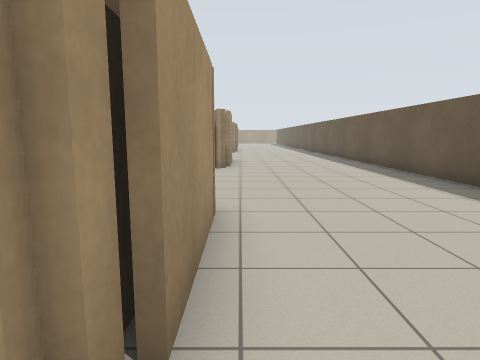
[1] (above)

20 first-person views from a walk through a robot-simulator world made for Stage. The camera is 1.1 m above the floor, tilts 8° down and sees 75° across. The lines on the ground mark 1 m squares. The floor is counted in squares, 1 m on a side. Each view is taken from the middle of a square. On the plan, view 1 faces up. The plan holds only what a view shows up to about 13 squares ahead; the rest is blank. The place goes on beyond the plan. Robots are left out.

[2]
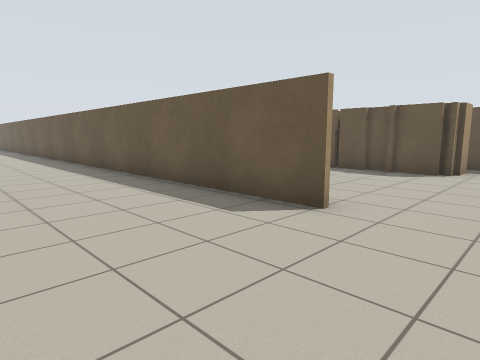

[3]
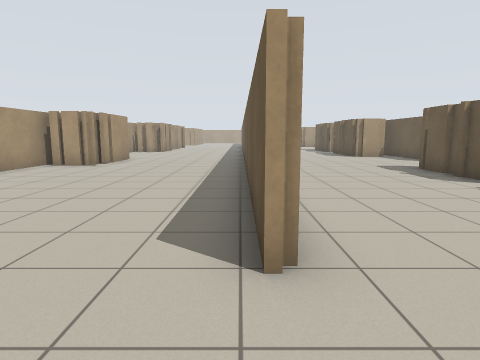

[4]
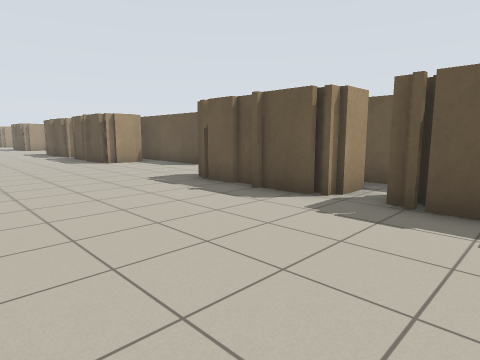

[5]
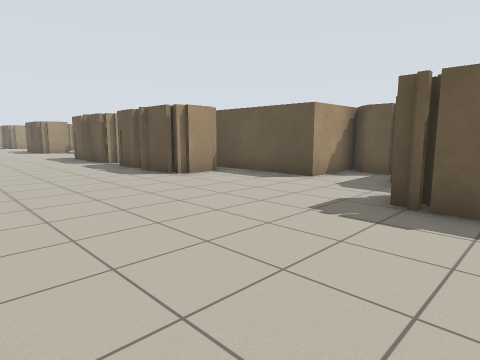

[6]
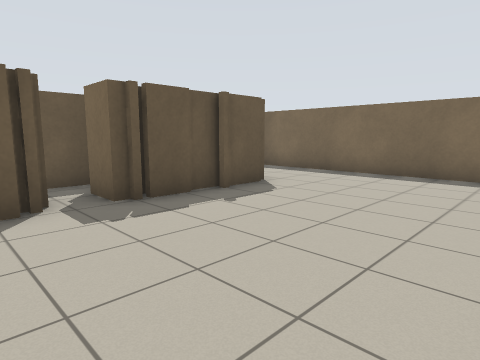

[7]
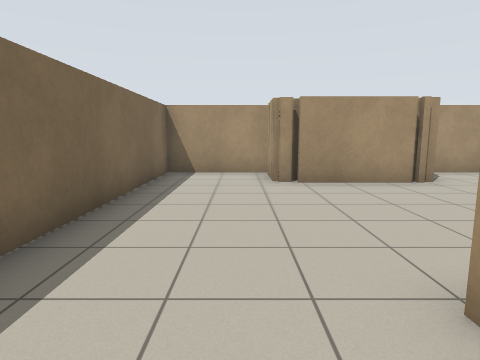

[8]
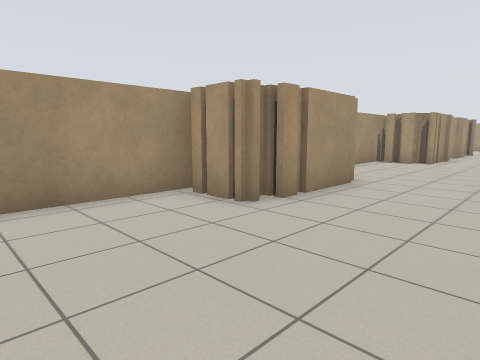

[9]
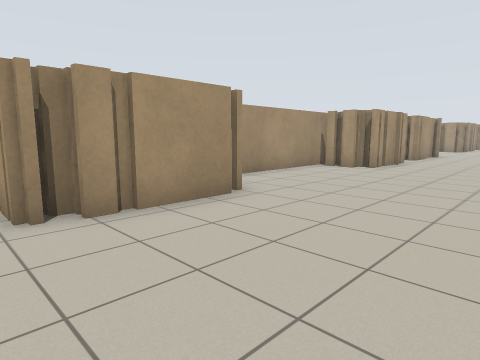

[10]
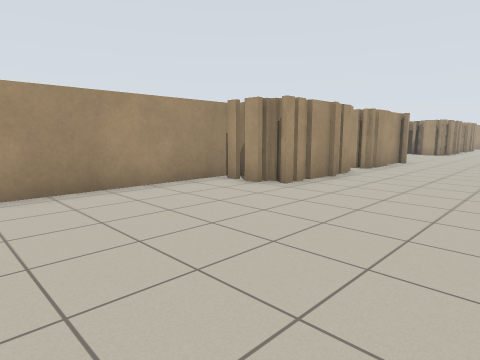

[11]
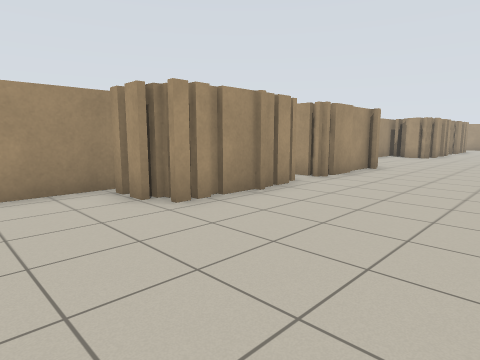

[12]
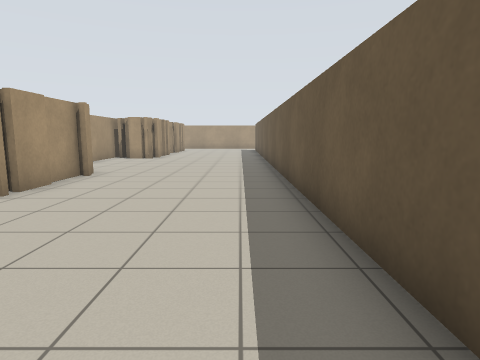

[13]
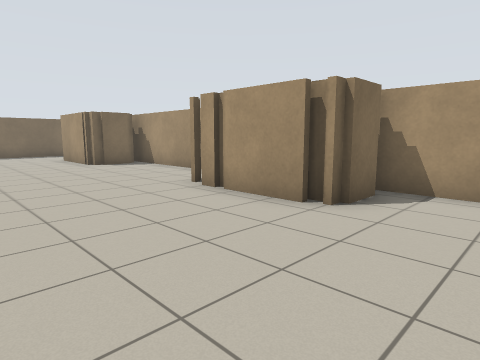

[14]
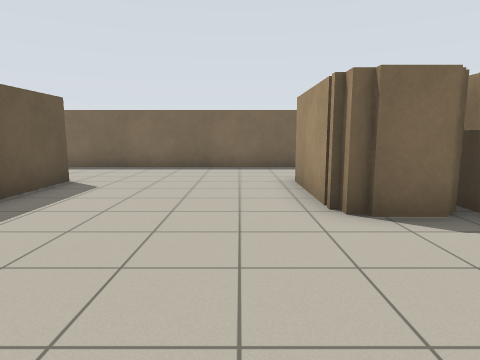

[15]
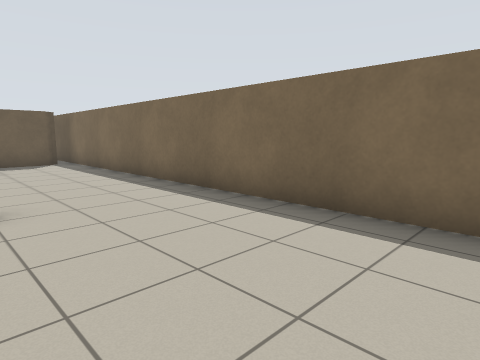

[16]
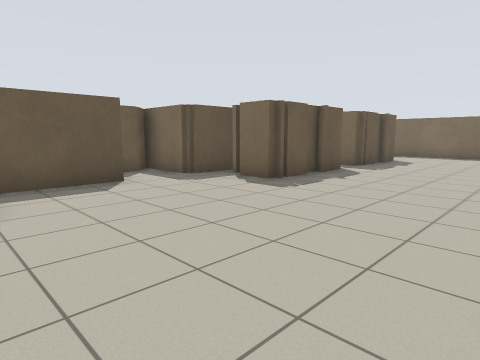

[17]
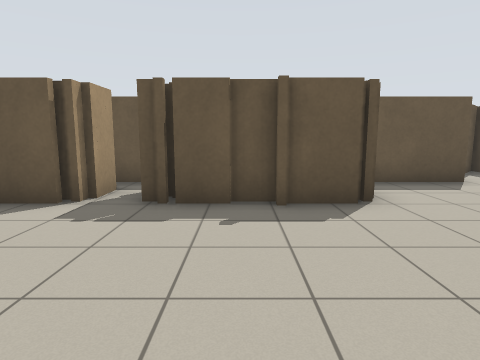

[18]
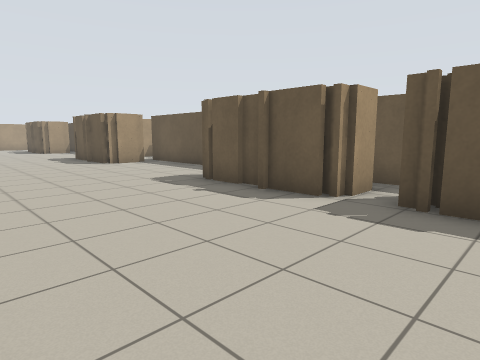

[19]
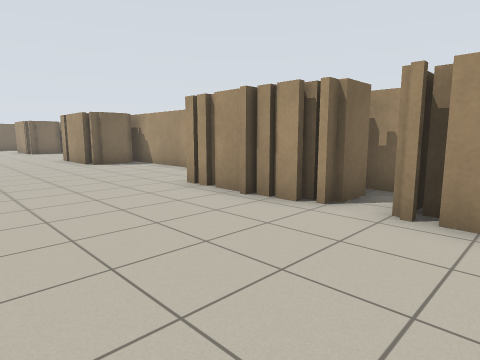

[20]
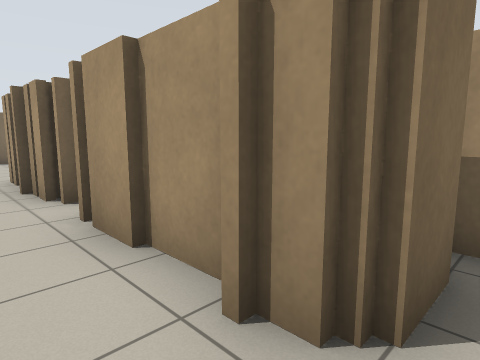

### Floor plan
Points are (right, up) in squares from view 1. A wall is a line through its corners. A room is listed if a view was taken in it or the views show most of it. See-through windows are left out.
Room 1 (views 1, 2, 3, 4, 5, 6, 7, 8, 9, 10, 11, 12, 13, 14, 15, 16, 17, 18, 19, 20)
walls: (11.5, 15.5) (11.5, 16); (5.2, 21.4) (5.2, 30.5); (-0.4, 14.1) (-0.4, 11.4) (-0.9, 11.4) (-0.9, 10.6); (12.8, 15.6) (11, 15.6) (11, 19.8); (-0.7, 11.9) (-0.7, 11.1); (-0.4, 10.7) (-2, 10.7); (11.5, 20.9) (11.5, 21.4); (-2.1, 14.7) (-0.7, 14.7) (-0.7, 13.9); (12.5, 20.6) (11, 20.6) (11, 24.6); (-0.2, 21) (-1.2, 21); (-0.2, 21.3) (-0.9, 21.3) (-0.9, 20.6) (-1.5, 20.6); (13.4, 20.2) (13.4, 21); (-2.4, 11.5) (-2.4, 4); (-1.4, 21) (-1.9, 21); (13.4, 8.9) (13.4, 10.7) (16, 10.7); (15.2, 11) (15.2, 12.2); (16, 12.6) (13.4, 12.6) (13.4, 16.6); (-0.6, 23) (-0.1, 23); (-2.4, 21.4) (-2.4, 14.4); (11.5, 5.6) (11.5, 6.4); (-0.9, 24) (-0.4, 24) (-0.4, 20.8); (12.5, 5.7) (11, 5.7) (11, 9.8) (12.2, 9.8); (-1.8, 24.5) (-0.5, 24.5); (11.5, 4) (11.5, 4.6); (-0.4, 25.9) (-0.4, 25.5) (-1.2, 25.5); (-2.4, 24.9) (-2.4, 24.2); (-2.1, 4.8) (-0.4, 4.8) (-0.4, 0.9) (-1.6, 0.9); (5.2, 1.4) (5.2, 13.5); (13.4, 27.4) (13.4, 29.2); (-0.7, 1.9) (-0.7, 1.2); (11.5, 0.8) (11.5, 1.4); (12.5, 0.9) (11, 0.9) (11, 4.8) (12.2, 4.8); (-2.4, 0.9) (-2.4, -2.2) (14.5, -2.2); (-1.8, 29.5) (-0.4, 29.5) (-0.4, 26.1) (-0.7, 26.1) (-0.7, 25.5); (13.4, -1.5) (13.4, 1)

Where each view was taken, in squares from view 1:
view 1: 0 up, 0 right, facing up
view 2: 1 down, 1 right, facing up-right
view 3: 1 down, 5 right, facing up
view 4: 3 up, 6 right, facing up-right
view 5: 8 up, 6 right, facing up-right
view 6: 7 up, 6 right, facing down-right
view 7: 0 up, 7 right, facing left
view 8: 7 up, 3 right, facing up-left
view 9: 10 up, 4 right, facing up-left
view 10: 15 up, 4 right, facing up-left
view 11: 18 up, 4 right, facing up-left
view 12: 20 up, 4 right, facing up
view 13: 17 up, 4 right, facing down-left
view 14: 9 up, 1 right, facing down
view 15: 2 up, 0 right, facing down-right
view 16: 16 up, 6 right, facing down-right
view 17: 18 up, 6 right, facing right
view 18: 18 up, 6 right, facing up-right
view 19: 27 up, 4 right, facing down-left
view 20: 30 up, 1 right, facing down-left
